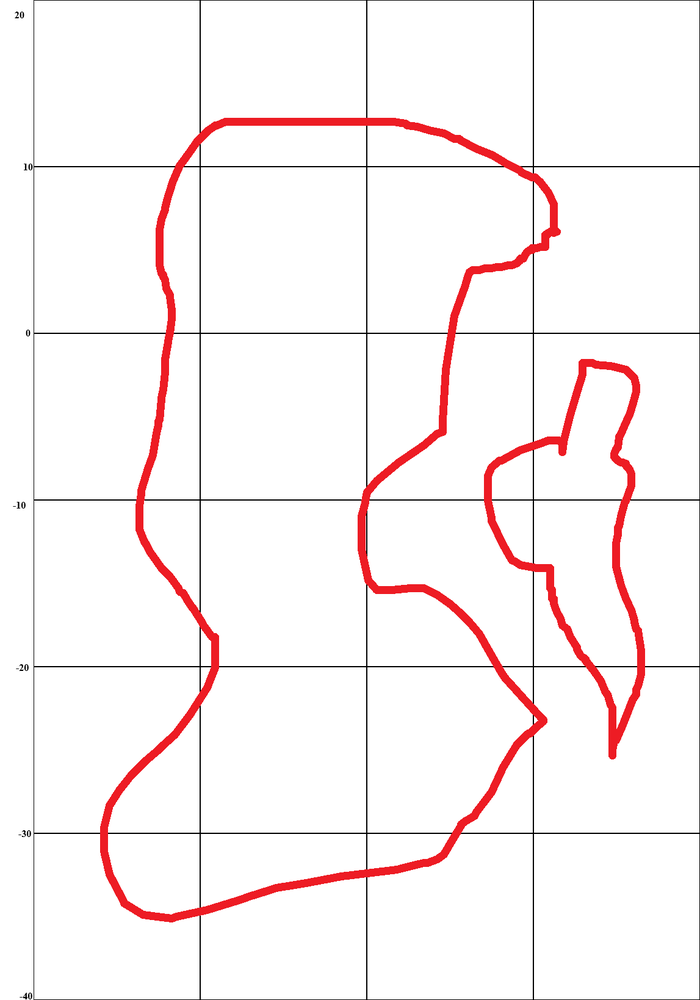
#> input picture test images/map_test.png, 700 x 1000 px, shrunk from 1147 x 1638 before the run, found by its file name
$ python division_test.py
#> lines starting #> are read from the running program, lines starting #| are printed output that depends on the picture
import os
import cv2
import numpy as np
import shutil

# Start params
start_lat = -40
end_lat = 20
lat_divisions = 2
num_slices = (end_lat - start_lat) * lat_divisions
dlat = 1 / lat_divisions
lat_list = np.arange(start_lat, end_lat + dlat, dlat)

# Input path
mainpath = os.path.join(r'C:\Users\verci\Documents\Python Code\Test-Repo', 'test images\\')
filename = 'map_test.png'

# Output path
output_path = mainpath

image_path = mainpath+filename
output_positive_path = mainpath+f'{filename}_positive.png'
output_negative_path = mainpath+f'{filename}_negative.png'

if not os.path.exists(mainpath + f'{filename}_positive_slices'):
    os.makedirs(mainpath + f'{filename}_positive_slices')
if not os.path.exists(mainpath + f'{filename}_negative_slices'):
    os.makedirs(mainpath + f'{filename}_negative_slices')

def split_map_by_latitude(image_path, min_lat, max_lat,output_positive_path,output_negative_path):
    # Load the image
#> called with min_lat = -40, max_lat = 20
    image = cv2.imread(image_path)
#> image is the input picture: shape (1000, 700, 3); mean B, G, R 242.6, 242.3, 250.5
    if image is None:
        raise ValueError(f"Image at {image_path} could not be loaded.")

    # Handle cases where the map only has positive or negative latitudes
    if min_lat >= 0:
        # Only positive latitudes
        cv2.imwrite(output_positive_path, image)
        print("Map only contains positive latitudes. Original image saved for positive latitudes.")
        return
    elif max_lat <= 0:
        # Only negative latitudes
        cv2.imwrite(output_negative_path, image)
        print("Map only contains negative latitudes. Original image saved for negative latitudes.")
        return

    # Get the image dimensions
    height, width, _ = image.shape
#> height = 1000; width = 700

    # Calculate the ratio of pixels per latitude degree
    lat_range = max_lat - min_lat

    # Calculate the pixel row that corresponds to the equator (latitude 0)
    equator_row = int((max_lat / lat_range) * height)
#> equator_row = 333

    # Split the image at the equator
    positive_latitudes_image = image[:equator_row, :]
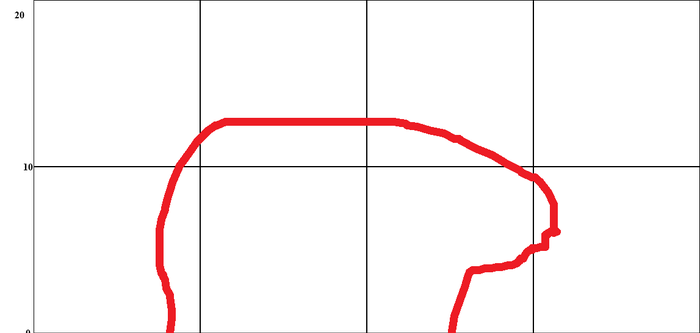
#> positive_latitudes_image: shape (333, 700, 3); mean B, G, R 245.4, 245.2, 251
    negative_latitudes_image = cv2.flip(image[equator_row:, :],0)
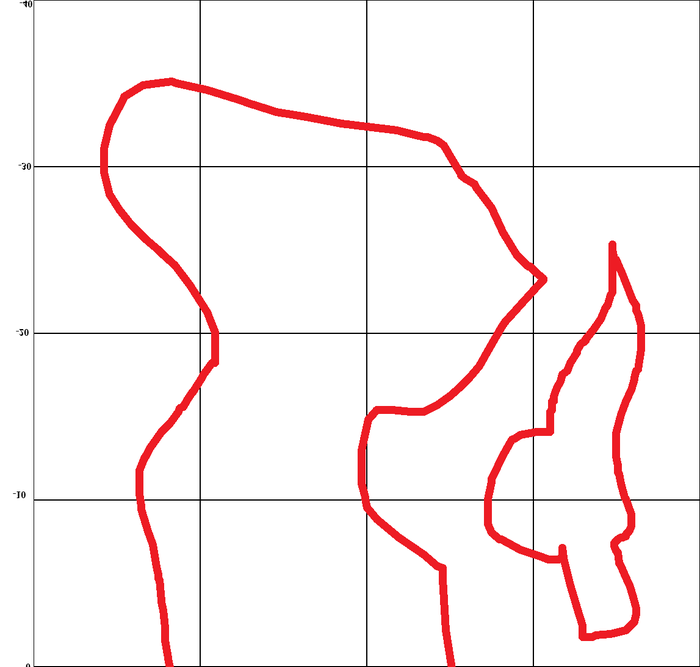
#> negative_latitudes_image: shape (667, 700, 3); mean B, G, R 241.2, 240.8, 250.3

    # Save the resulting images
    cv2.imwrite(output_positive_path, positive_latitudes_image)
    print('Positive part saved')
    cv2.imwrite(output_negative_path, negative_latitudes_image)
    print('Negative part saved')

# [37 lines left out: function cut_image_horizontally, not called in this run]

split_map_by_latitude(image_path,start_lat,end_lat,output_positive_path,output_negative_path)

# create a file for the positive side and split the images
# create a file for the negative side and split the images, then flip the image upside down

$ run again, with test images/anti-aliasing god un.png copied over test images/map_test.png
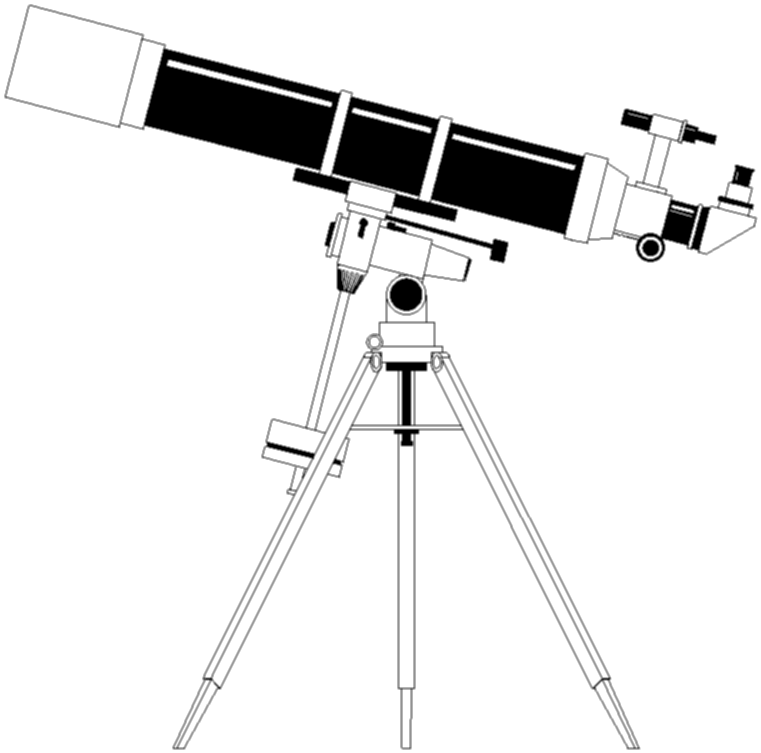
#> input picture test images/anti-aliasing god un.png, 761 x 753 px, found by its file name
#> in split_map_by_latitude, image is the input picture: shape (753, 761, 3); min 0, max 255, mean 234.6
#> in split_map_by_latitude, `positive_latitudes_image = image[:equator_row, :]`:
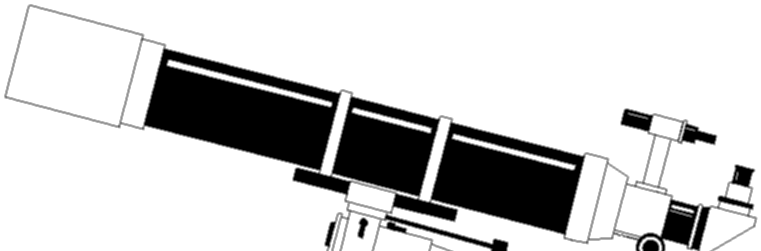
#> positive_latitudes_image: shape (251, 761, 3); min 0, max 255, mean 204
#> in split_map_by_latitude, `negative_latitudes_image = cv2.flip(image[equator_row:, :],0)`:
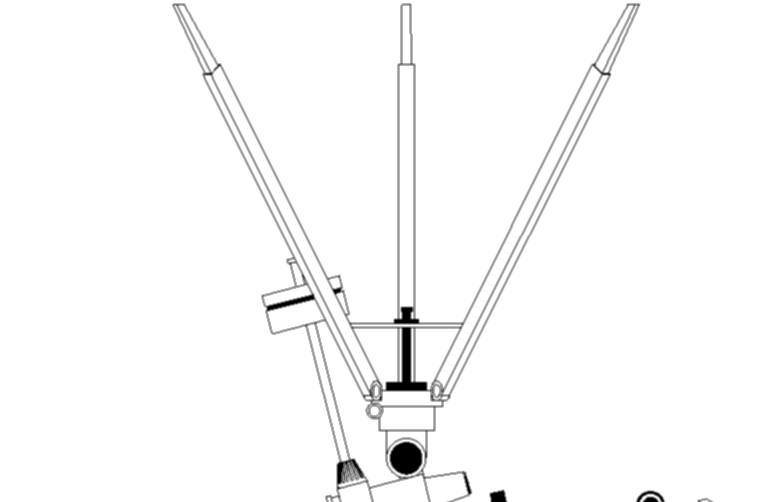
#> negative_latitudes_image: shape (502, 761, 3); min 0, max 255, mean 249.9
